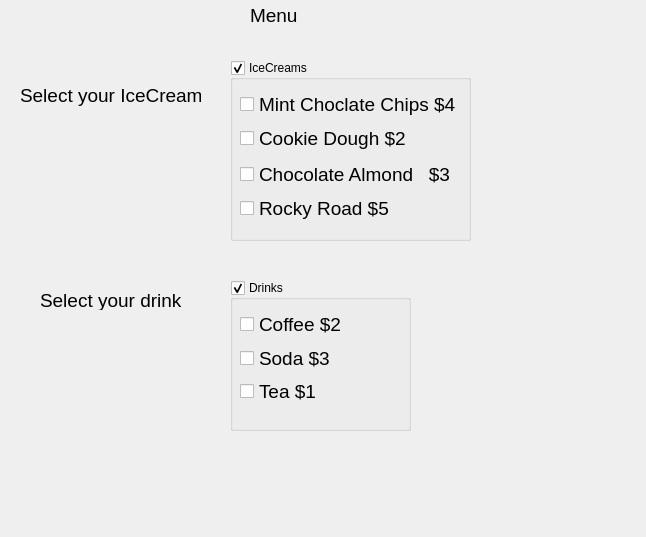
<?xml version="1.0" encoding="UTF-8"?>
<ui version="4.0">
 <class>Dialog</class>
 <widget class="QDialog" name="Dialog">
  <property name="geometry">
   <rect>
    <x>0</x>
    <y>0</y>
    <width>646</width>
    <height>537</height>
   </rect>
  </property>
  <property name="windowTitle">
   <string>Dialog</string>
  </property>
  <widget class="QLabel" name="label">
   <property name="geometry">
    <rect>
     <x>250</x>
     <y>0</y>
     <width>71</width>
     <height>31</height>
    </rect>
   </property>
   <property name="font">
    <font>
     <pointsize>14</pointsize>
    </font>
   </property>
   <property name="text">
    <string>Menu</string>
   </property>
  </widget>
  <widget class="QLabel" name="label_2">
   <property name="geometry">
    <rect>
     <x>20</x>
     <y>80</y>
     <width>181</width>
     <height>31</height>
    </rect>
   </property>
   <property name="font">
    <font>
     <pointsize>14</pointsize>
    </font>
   </property>
   <property name="text">
    <string>Select your IceCream</string>
   </property>
  </widget>
  <widget class="QLabel" name="labelDrinks">
   <property name="geometry">
    <rect>
     <x>40</x>
     <y>290</y>
     <width>151</width>
     <height>20</height>
    </rect>
   </property>
   <property name="font">
    <font>
     <pointsize>14</pointsize>
    </font>
   </property>
   <property name="text">
    <string>Select your drink</string>
   </property>
  </widget>
  <widget class="QGroupBox" name="groupBoxIceCreams">
   <property name="geometry">
    <rect>
     <x>230</x>
     <y>60</y>
     <width>241</width>
     <height>181</height>
    </rect>
   </property>
   <property name="title">
    <string>IceCreams</string>
   </property>
   <property name="checkable">
    <bool>true</bool>
   </property>
   <widget class="QWidget" name="layoutWidget">
    <property name="geometry">
     <rect>
      <x>10</x>
      <y>30</y>
      <width>221</width>
      <height>62</height>
     </rect>
    </property>
    <layout class="QVBoxLayout" name="verticalLayout_3">
     <item>
      <widget class="QCheckBox" name="checkBoxChoclateChips">
       <property name="font">
        <font>
         <pointsize>14</pointsize>
        </font>
       </property>
       <property name="text">
        <string>Mint Choclate Chips $4</string>
       </property>
      </widget>
     </item>
     <item>
      <widget class="QCheckBox" name="checkBoxCookieDough">
       <property name="font">
        <font>
         <pointsize>14</pointsize>
        </font>
       </property>
       <property name="text">
        <string>Cookie Dough $2</string>
       </property>
      </widget>
     </item>
    </layout>
   </widget>
   <widget class="QWidget" name="layoutWidget">
    <property name="geometry">
     <rect>
      <x>10</x>
      <y>100</y>
      <width>213</width>
      <height>62</height>
     </rect>
    </property>
    <layout class="QVBoxLayout" name="verticalLayout_4">
     <item>
      <widget class="QCheckBox" name="checkBoxChoclateAlmond">
       <property name="font">
        <font>
         <pointsize>14</pointsize>
        </font>
       </property>
       <property name="text">
        <string>Chocolate Almond   $3</string>
       </property>
      </widget>
     </item>
     <item>
      <widget class="QCheckBox" name="checkBoxRockyRoad">
       <property name="font">
        <font>
         <pointsize>14</pointsize>
        </font>
       </property>
       <property name="text">
        <string>Rocky Road $5</string>
       </property>
      </widget>
     </item>
    </layout>
   </widget>
  </widget>
  <widget class="QGroupBox" name="groupBoxDrinks">
   <property name="geometry">
    <rect>
     <x>230</x>
     <y>280</y>
     <width>181</width>
     <height>151</height>
    </rect>
   </property>
   <property name="title">
    <string>Drinks</string>
   </property>
   <property name="checkable">
    <bool>true</bool>
   </property>
   <widget class="QWidget" name="layoutWidget">
    <property name="geometry">
     <rect>
      <x>10</x>
      <y>30</y>
      <width>110</width>
      <height>95</height>
     </rect>
    </property>
    <layout class="QVBoxLayout" name="verticalLayout">
     <item>
      <widget class="QCheckBox" name="checkBoxCoffee">
       <property name="font">
        <font>
         <pointsize>14</pointsize>
        </font>
       </property>
       <property name="text">
        <string>Coffee $2</string>
       </property>
      </widget>
     </item>
     <item>
      <widget class="QCheckBox" name="checkBoxSoda">
       <property name="font">
        <font>
         <pointsize>14</pointsize>
        </font>
       </property>
       <property name="text">
        <string>Soda $3</string>
       </property>
      </widget>
     </item>
     <item>
      <widget class="QCheckBox" name="checkBoxTea">
       <property name="font">
        <font>
         <pointsize>14</pointsize>
        </font>
       </property>
       <property name="text">
        <string>Tea $1</string>
       </property>
      </widget>
     </item>
    </layout>
   </widget>
  </widget>
  <widget class="QLabel" name="labelAmount">
   <property name="geometry">
    <rect>
     <x>60</x>
     <y>450</y>
     <width>541</width>
     <height>31</height>
    </rect>
   </property>
   <property name="font">
    <font>
     <pointsize>14</pointsize>
    </font>
   </property>
   <property name="text">
    <string/>
   </property>
  </widget>
  <zorder>groupBoxIceCreams</zorder>
  <zorder>groupBoxDrinks</zorder>
  <zorder>label</zorder>
  <zorder>label_2</zorder>
  <zorder>labelDrinks</zorder>
  <zorder>labelAmount</zorder>
 </widget>
 <resources/>
 <connections/>
</ui>
